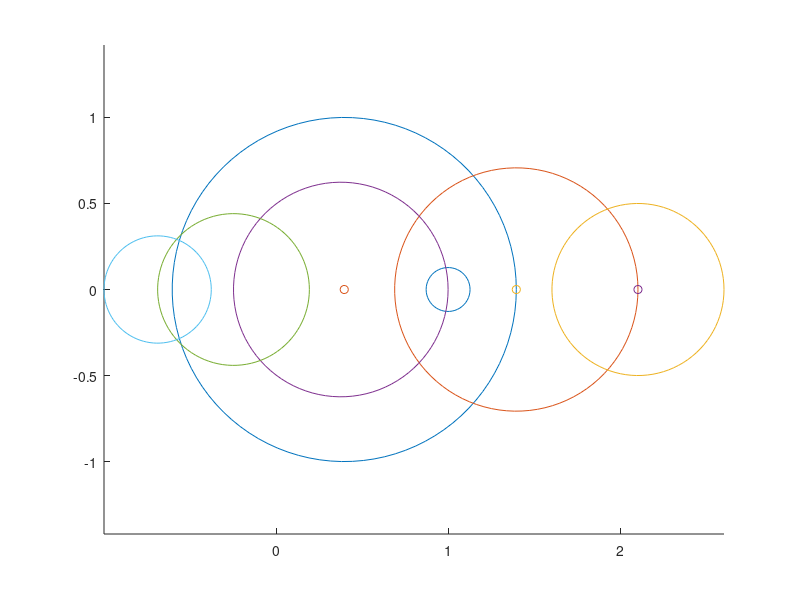

Reproduce this figure in MATLAB.

%% Get the lengths, visual confirmation this is correct.

theta = linspace(0,2*pi);

x1 = 1;
x2 = 0;
x3 = 0;

x = [x1,x2,x3];

c = 0.5;

m = (5+sqrt(2))/2;

s1 = x + c*(2-m)*[cos(x3),sin(x3),0];
s2 = s1 + 2*c*[cos(x3),sin(x3),0];
s3 = s2 + c*sqrt(2)*[cos(x3),sin(x3),0];

scatter(x(1),x(2),1000)
hold on;

scatter(s1(1),s1(2));
plot(s1(1) + 2*c*cos(theta),s1(2) + 2*c*sin(theta));

scatter(s2(1),s2(2));
plot(s2(1) + sqrt(2)*c*cos(theta),s2(2) + sqrt(2)*c*sin(theta));

scatter(s3(1),s3(2));
plot(s3(1) + c*cos(theta),s3(2) + c*sin(theta));
axis equal

%% 

rA = 1;
p = -1;

rL = (4*sqrt(2)/(5*sqrt(2)+2))*rA;
rM = rL/sqrt(2);
rS = rL/2;

x = [0,0,0];

xp1 = x + p*(rL - rA)*[cos(x(3)),sin(x(3)),0];
xp2 = x + p*(rL*2 - rA)*[cos(x(3)),sin(x(3)),0];
xp3 = x + p*(rL*2 + rM - rA)*[cos(x(3)),sin(x(3)),0];

theta = linspace(0,2*pi);
hold on
plot(xp1(1) + rL*cos(theta'),xp1(2) + rL*sin(theta'));
plot(xp2(1) + rM*cos(theta'),xp2(2) + rM*sin(theta'));
plot(xp3(1) + rS*cos(theta'),xp3(2) + rS*sin(theta'));
